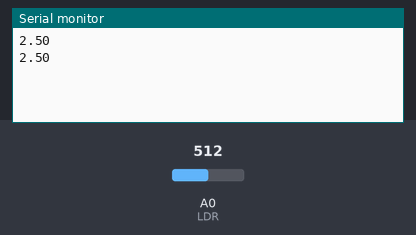
Recording of a sketch running on a simulated Arduino Uno, built with avr-gcc and run on an emulated ATmega328P. Parts: the last lines printed to the serial monitor. The test bench sets the inputs (shaded band); at power-on: A0 (LDR) = 512.

Above: at 1.8 s.
1.9 s: A0 (LDR) set to 716
At 2.8 s:
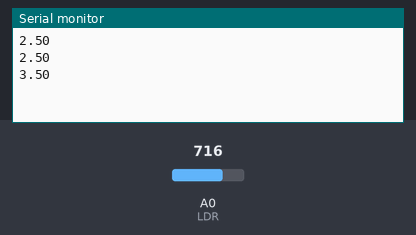
3.4 s: A0 (LDR) set to 900
At 4.8 s:
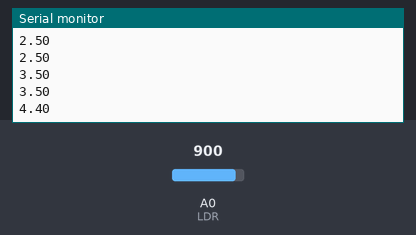
Timing chart, 0 to 6.4 s (numbered marks = the images above; inputs shaded):
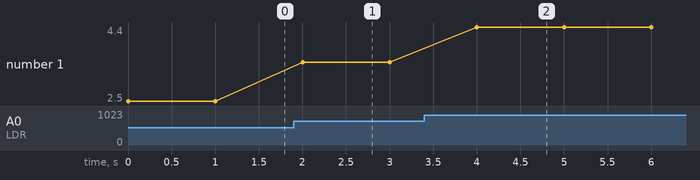

The sketch:

labo2.ino
```cpp
// variables
int LDR = A0;
int sensor = 0;
float valor = 0;

void setup() {
  // put your setup code here, to run once:
  pinMode(LDR, INPUT);
  Serial.begin(9600);
}

void loop() {
  // put your main code here, to run repeatedly:
  sensor = analogRead(LDR);
  valor = (sensor*5.0)/1023.0;
  Serial.println(valor);
  delay(1000); // tiempo de espera antes del siguiente
}
```

Measured:
- after the input at 1.9 s, the serial monitor: prints a new line after 0.10 s (image 1)
- after the input at 3.4 s, the serial monitor: prints a new line after 0.60 s (image 2)
- plotted number 1: 2.5 → 3.5 after the input at 1.9 s, 3.5 → 4.4 after the input at 3.4 s
